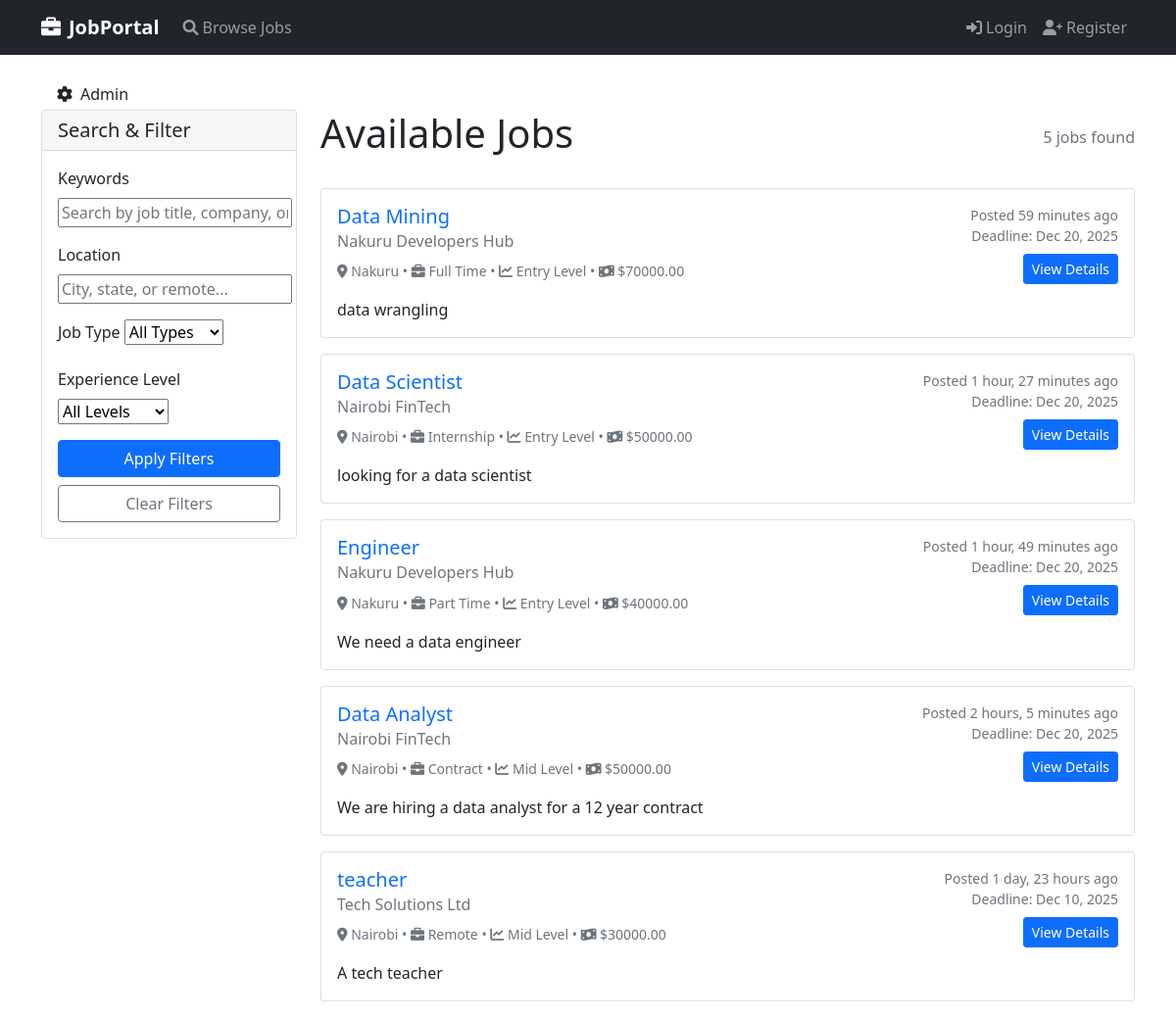
Screenshot of /jobs/ with the database file from the repository.
### jobs/models.py (models this page shows, shortened)
class Job(models.Model):
    JOB_TYPES = [
        ('full_time', 'Full Time'),
        ('part_time', 'Part Time'),
        ('contract', 'Contract'),
        ('internship', 'Internship'),
        ('remote', 'Remote'),
    ]
    EXPERIENCE_LEVELS = [
        ('entry', 'Entry Level'),
        ('mid', 'Mid Level'),
        ('senior', 'Senior Level'),
    ]
    title = models.CharField(max_length=200)
    company = models.ForeignKey(Company, on_delete=models.CASCADE)
    employer = models.ForeignKey(settings.AUTH_USER_MODEL, on_delete=models.CASCADE, related_name='jobs')
    description = models.TextField()
    requirements = models.TextField()
    location = models.CharField(max_length=100)
    job_type = models.CharField(max_length=20, choices=JOB_TYPES)
    experience_level = models.CharField(max_length=20, choices=EXPERIENCE_LEVELS, default='entry')
    salary = models.DecimalField(
        max_digits=10,
        decimal_places=2,
        blank=True,
        null=True,
        validators=[MinValueValidator(0)]
    )
    application_deadline = models.DateTimeField()
    is_active = models.BooleanField(default=True)
    created_at = models.DateTimeField(auto_now_add=True)
    updated_at = models.DateTimeField(auto_now=True)
    class Meta:
        ordering = ['-created_at']

class Company(models.Model):
    name = models.CharField(max_length=200)
    description = models.TextField()
    website = models.URLField(blank=True)
    logo = models.ImageField(upload_to='company_logos/', blank=True, null=True)
    created_at = models.DateTimeField(auto_now_add=True)

### jobs/views.py (the view, shortened to what this page needs)
# urls.py: path('', views.job_list, name='job_list'),
def job_list(request):
    jobs = Job.objects.filter(is_active=True, application_deadline__gt=timezone.now())
    form = JobSearchForm(request.GET or None)
    paginator = Paginator(jobs, 10)
    page_number = request.GET.get('page')
    page_obj = paginator.get_page(page_number)
    context = {
        'page_obj': page_obj,
        'form': form,
        'search_query': request.GET.get('query', ''),
    }
    return render(request, 'jobs/job_list.html', context)

### jobs/forms.py (shortened to what this page needs)
class JobSearchForm(forms.Form):
    query = forms.CharField(required=False, widget=forms.TextInput(attrs={
        'placeholder': 'Search by job title, company, or keywords...'
    }))
    location = forms.CharField(required=False, widget=forms.TextInput(attrs={
        'placeholder': 'City, state, or remote...'
    }))
    job_type = forms.ChoiceField(required=False, choices=[('', 'All Types')] + Job.JOB_TYPES)
    experience_level = forms.ChoiceField(required=False, choices=[('', 'All Levels')] + Job.EXPERIENCE_LEVELS)

### jobs/templates/jobs/job_list.html (shortened to what this page needs)
{% extends 'jobs/base.html' %}
{% block content %}
<div class="row">
    <div class="col-md-3">
        <div class="card mb-4">
            <div class="card-header">
                <h5 class="mb-0">Search & Filter</h5>
            </div>
            <div class="card-body">
                <form method="get">
                    <div class="mb-3">
                        <label class="form-label">Keywords</label>
                        {{ form.query }}
                    </div>
                    <div class="mb-3">
                        <label class="form-label">Location</label>
                        {{ form.location }}
                    </div>
                    <div class="mb-3">
                        <label class="form-label">Job Type</label>
                        {{ form.job_type }}
                    </div>
                    <div class="mb-3">
                        <label class="form-label">Experience Level</label>
                        {{ form.experience_level }}
                    </div>
                    <button type="submit" class="btn btn-primary w-100">Apply Filters</button>
                    <a href="{% url 'job_list' %}" class="btn btn-outline-secondary w-100 mt-2">Clear Filters</a>
                </form>
            </div>
        </div>
    </div>
    <div class="col-md-9">
        <div class="d-flex justify-content-between align-items-center mb-4">
            <h1>Available Jobs</h1>
            <span class="text-muted">{{ page_obj.paginator.count }} jobs found</span>
        </div>
        {% for job in page_obj %}
        <div class="card mb-3">
            <div class="card-body">
                <div class="row">
                    <div class="col-md-8">
                        <h5 class="card-title">
                            <a href="{% url 'job_detail' job.id %}" class="text-decoration-none">{{ job.title }}</a>
                        </h5>
                        <h6 class="card-subtitle mb-2 text-muted">{{ job.company.name }}</h6>
                        <p class="card-text">
                            <small class="text-muted">
                                <i class="fas fa-map-marker-alt"></i> {{ job.location }} •
                                <i class="fas fa-briefcase"></i> {{ job.get_job_type_display }} •
                                <i class="fas fa-chart-line"></i> {{ job.get_experience_level_display }}
                                {% if job.salary %} • <i class="fas fa-money-bill-wave"></i> ${{ job.salary }}{% endif %}
                            </small>
                        </p>
                        <p class="card-text">{{ job.description|truncatewords:30 }}</p>
                    </div>
                    <div class="col-md-4 text-end">
                        <small class="text-muted d-block">Posted {{ job.created_at|timesince }} ago</small>
                        <small class="text-muted d-block">Deadline: {{ job.application_deadline|date:"M d, Y" }}</small>
                        <a href="{% url 'job_detail' job.id %}" class="btn btn-primary btn-sm mt-2">View Details</a>
                    </div>
                </div>
            </div>
        </div>
        {% empty %}
        <div class="alert alert-warning text-center">
            <h4>No jobs found</h4>
            <p>Try adjusting your search criteria or check back later for new opportunities.</p>
        </div>
        {% endfor %}
    </div>
</div>
{% endblock %}

### jobs/templates/jobs/base.html (shortened to what this page needs)
<!DOCTYPE html>
<html lang="en">
<head>
    <link href="https://cdn.jsdelivr.net/npm/bootstrap@5.1.3/dist/css/bootstrap.min.css" rel="stylesheet">
    <link rel="stylesheet" href="https://cdnjs.cloudflare.com/ajax/libs/font-awesome/6.0.0/css/all.min.css">
</head>
<body>
   <nav class="navbar navbar-expand-lg navbar-dark bg-dark">
    <div class="container">
        <a class="navbar-brand" href="{% url 'home' %}">
            <i class="fas fa-briefcase me-2"></i>JobPortal
        </a>
        <div class="collapse navbar-collapse" id="navbarNav">
            <ul class="navbar-nav me-auto">
                <li class="nav-item">
                    <a class="nav-link" href="{% url 'job_list' %}">
                        <i class="fas fa-search me-1"></i>Browse Jobs
                    </a>
                </li>
            </ul>
            <ul class="navbar-nav ms-auto">
                {% if user.is_authenticated %}
                <li class="nav-item dropdown">
                    <a class="nav-link dropdown-toggle" href="#" id="navbarDropdown" role="button" data-bs-toggle="dropdown">
                        <i class="fas fa-user me-1"></i>{{ user.username }}
                        {% if user.user_type == 'admin' %}
                        <span class="badge bg-danger ms-1">Admin</span>
                        {% endif %}
                    </a>
                    <ul class="dropdown-menu dropdown-menu-end">
                        <li><a class="dropdown-item" href="{% url 'dashboard' %}">
                            <i class="fas fa-tachometer-alt me-2"></i>Dashboard
                        </a></li>
                        {% if user.user_type == 'admin' %}
                        <li><a class="dropdown-item" href="{% url 'dashboard' %}">
                            <i class="fas fa-chart-bar me-2"></i>Admin Dashboard
                        </a></li>
                        <li><a class="dropdown-item" href="/admin/" target="_blank">
                            <i class="fas fa-cog me-2"></i>Django Admin
                        </a></li>
                        <li><hr class="dropdown-divider"></li>
                        {% endif %}
                        <li><a class="dropdown-item" href="{% url 'profile' %}">
                            <i class="fas fa-user-edit me-2"></i>Profile
                        </a></li>
                        {% if user.user_type == 'job_seeker' %}
                        <li><a class="dropdown-item" href="{% url 'my_applications' %}">
                            <i class="fas fa-file-alt me-2"></i>My Applications
                        </a></li>
                        <li><a class="dropdown-item" href="{% url 'saved_jobs' %}">
                            <i class="fas fa-bookmark me-2"></i>Saved Jobs
                        </a></li>
                        {% elif user.user_type == 'employer' %}
                        <li><a class="dropdown-item" href="{% url 'employer_dashboard' %}">
                            <i class="fas fa-briefcase me-2"></i>Employer Dashboard
                        </a></li>
                        <li><a class="dropdown-item" href="{% url 'manage_companies' %}">
                            <i class="fas fa-building me-2"></i>Manage Companies
                        </a></li>
                        {% endif %}
                        <li><hr class="dropdown-divider"></li>
                        <li>
                            <form method="post" action="{% url 'login' %}" class="d-inline">
                                {% csrf_token %}
                                <button type="submit" class="dropdown-item text-danger">
                                    <i class="fas fa-sign-out-alt me-2"></i>Logout
                                </button>
                            </form>
                        </li>
                    </ul>
                </li>
                {% else %}
                <li class="nav-item">
                    <a class="nav-link" href="{% url 'login' %}">
                        <i class="fas fa-sign-in-alt me-1"></i>Login
                    </a>
                </li>
                <li class="nav-item">
                    <a class="nav-link" href="{% url 'register' %}">
                        <i class="fas fa-user-plus me-1"></i>Register
                    </a>
                </li>
                {% endif %}
            </ul>
        </div>
    </div>
</nav>
    <div class="container mt-4">
        <footer>
            <a class="dropdown-item" href="/admin/" target="_blank">
                            <i class="fas fa-cog me-2"></i>Admin
                        </a>
                    </footer>
        {% block content %}
        {% endblock %}
    </div>
</body>
</html>

### jobs/templates/jobs/base.html (style rules this page uses)
.navbar-brand { font-weight: bold; }

### rows the page displays
Job: title "Data Mining", company.name "Nakuru Developers Hub", location "Nakuru", job_type "Full Time", experience_level "Entry Level", salary "70000.00", description "data wrangling", created_at "59 minutes", application_deadline "Dec 20, 2025"
Job: title "Data Scientist", company.name "Nairobi FinTech", location "Nairobi", job_type "Internship", experience_level "Entry Level", salary "50000.00", description "looking for a data scientist", created_at "1 hour, 27 minutes", application_deadline "Dec 20, 2025"
Job: title "Engineer", company.name "Nakuru Developers Hub", location "Nakuru", job_type "Part Time", experience_level "Entry Level", salary "40000.00", description "We need a data engineer", created_at "1 hour, 49 minutes", application_deadline "Dec 20, 2025"
Job: title "Data Analyst", company.name "Nairobi FinTech", location "Nairobi", job_type "Contract", experience_level "Mid Level", salary "50000.00", description "We are hiring a data analyst for a 12 year contract", created_at "2 hours, 5 minutes", application_deadline "Dec 20, 2025"
Job: title "teacher", company.name "Tech Solutions Ltd", location "Nairobi", job_type "Remote", experience_level "Mid Level", salary "30000.00", description "A tech teacher", created_at "1 day, 23 hours", application_deadline "Dec 10, 2025"

### other values shown
{{ page_obj.paginator.count }} "5"
